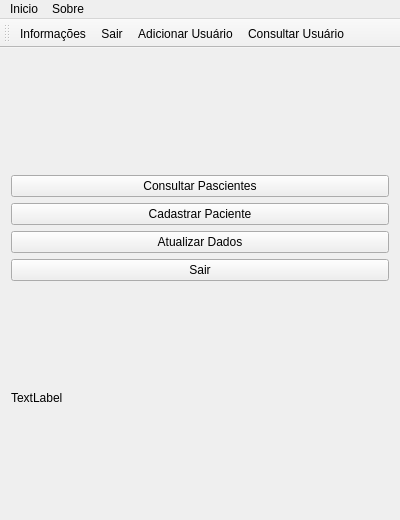
<?xml version="1.0" encoding="UTF-8"?>
<ui version="4.0">
 <class>hemoControl</class>
 <widget class="QMainWindow" name="hemoControl">
  <property name="geometry">
   <rect>
    <x>0</x>
    <y>0</y>
    <width>400</width>
    <height>520</height>
   </rect>
  </property>
  <property name="windowTitle">
   <string>SAHD</string>
  </property>
  <widget class="QWidget" name="centralWidget">
   <layout class="QVBoxLayout" name="verticalLayout_2">
    <item>
     <layout class="QVBoxLayout" name="verticalLayout">
      <item>
       <widget class="QLabel" name="label_logoMenu">
        <property name="layoutDirection">
         <enum>Qt::RightToLeft</enum>
        </property>
        <property name="text">
         <string/>
        </property>
        <property name="pixmap">
         <pixmap>../../logo.jpg</pixmap>
        </property>
        <property name="alignment">
         <set>Qt::AlignCenter</set>
        </property>
       </widget>
      </item>
      <item>
       <widget class="QPushButton" name="btnListPascientes">
        <property name="text">
         <string>Consultar Pascientes</string>
        </property>
       </widget>
      </item>
      <item>
       <widget class="QPushButton" name="registerButton">
        <property name="text">
         <string>Cadastrar Paciente</string>
        </property>
       </widget>
      </item>
      <item>
       <widget class="QPushButton" name="AttButton">
        <property name="text">
         <string>Atualizar Dados</string>
        </property>
       </widget>
      </item>
      <item>
       <widget class="QPushButton" name="SairButton">
        <property name="text">
         <string>Sair</string>
        </property>
       </widget>
      </item>
     </layout>
    </item>
    <item>
     <widget class="QLabel" name="label">
      <property name="text">
       <string>TextLabel</string>
      </property>
     </widget>
    </item>
   </layout>
  </widget>
  <widget class="QMenuBar" name="menuBar">
   <property name="geometry">
    <rect>
     <x>0</x>
     <y>0</y>
     <width>400</width>
     <height>26</height>
    </rect>
   </property>
   <widget class="QMenu" name="menuInicio">
    <property name="title">
     <string>Inicio</string>
    </property>
    <addaction name="actionSair"/>
   </widget>
   <widget class="QMenu" name="menuSobre">
    <property name="title">
     <string>Sobre</string>
    </property>
    <addaction name="actionInformacoes"/>
   </widget>
   <addaction name="menuInicio"/>
   <addaction name="menuSobre"/>
  </widget>
  <widget class="QToolBar" name="mainToolBar">
   <attribute name="toolBarArea">
    <enum>TopToolBarArea</enum>
   </attribute>
   <attribute name="toolBarBreak">
    <bool>false</bool>
   </attribute>
   <addaction name="actionInformacoes"/>
   <addaction name="actionSair"/>
   <addaction name="actionAdicionar_Usu_rio"/>
   <addaction name="actionConsultar_Usu_rio"/>
  </widget>
  <action name="actionSair">
   <property name="icon">
    <iconset resource="resources.qrc">
     <normaloff>:/Icons/Resources/icons/disconnect.png</normaloff>:/Icons/Resources/icons/disconnect.png</iconset>
   </property>
   <property name="text">
    <string>Sair</string>
   </property>
  </action>
  <action name="actionInformacoes">
   <property name="icon">
    <iconset resource="resources.qrc">
     <normaloff>:/Icons/Resources/icons/information.png</normaloff>:/Icons/Resources/icons/information.png</iconset>
   </property>
   <property name="text">
    <string>Informações</string>
   </property>
  </action>
  <action name="actionAdicionar_Usu_rio">
   <property name="icon">
    <iconset resource="resources.qrc">
     <normaloff>:/Icons/Resources/icons/add.png</normaloff>:/Icons/Resources/icons/add.png</iconset>
   </property>
   <property name="text">
    <string>Adicionar Usuário</string>
   </property>
  </action>
  <action name="actionConsultar_Usu_rio">
   <property name="icon">
    <iconset resource="resources.qrc">
     <normaloff>:/Icons/Resources/icons/find.png</normaloff>:/Icons/Resources/icons/find.png</iconset>
   </property>
   <property name="text">
    <string>Consultar Usuário</string>
   </property>
  </action>
 </widget>
 <layoutdefault spacing="6" margin="11"/>
 <resources>
  <include location="resources.qrc"/>
 </resources>
 <connections/>
</ui>
